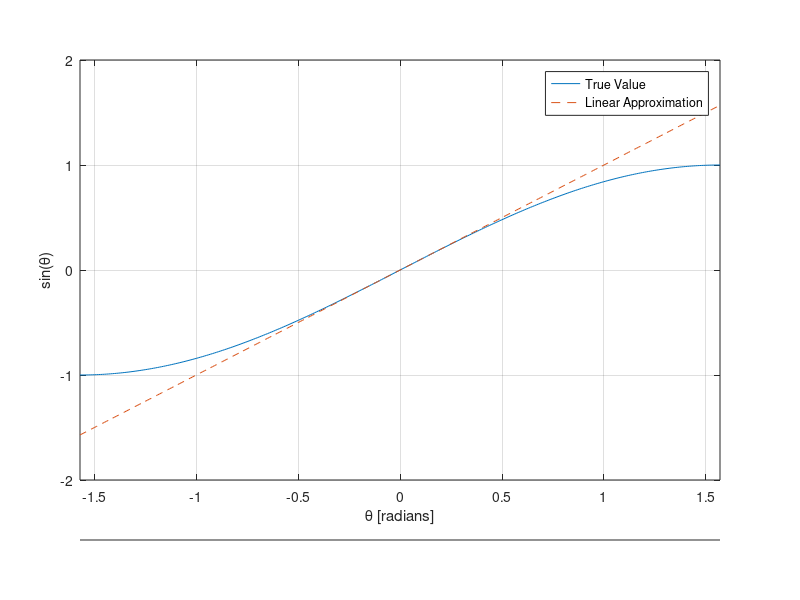

Here is the MATLAB script that generated this plot:
clear; clc;
theta = -pi/2:0.01:pi/2;

s = sin(theta);
l = theta;

figure;
% axis for degrees
b=axes('Position',[.1 .1 .8 1e-12]);
set(b,'Units','normalized');
set(b,'Color','none');

% axis for radians
a=axes('Position',[.1 .2 .8 .7]);
set(a,'Units','normalized');
plot(a,theta,s, theta, l, '--');

% set limits and labels
set(a,'xlim',[theta(1) theta(length(theta))]);
set(b,'xlim',[theta(1)*180/pi theta(length(theta))*180/pi]);
xlabel(a,'\theta [radians]')
xlabel(b,'\theta [degrees]')
ylabel(a,'sin(\theta)');
grid on

legend('True Value', 'Linear Approximation')